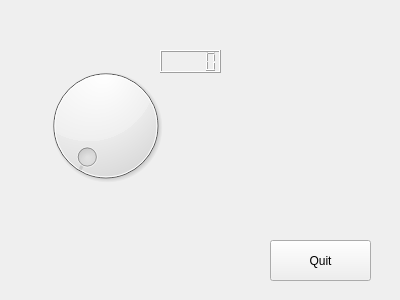
<?xml version="1.0" encoding="UTF-8"?>
<ui version="4.0">
 <class>Form</class>
 <widget class="QWidget" name="Form">
  <property name="geometry">
   <rect>
    <x>0</x>
    <y>0</y>
    <width>400</width>
    <height>300</height>
   </rect>
  </property>
  <property name="windowTitle">
   <string>Form</string>
  </property>
  <widget class="QDial" name="dial">
   <property name="geometry">
    <rect>
     <x>40</x>
     <y>60</y>
     <width>131</width>
     <height>131</height>
    </rect>
   </property>
  </widget>
  <widget class="QPushButton" name="pushButton">
   <property name="geometry">
    <rect>
     <x>270</x>
     <y>240</y>
     <width>101</width>
     <height>41</height>
    </rect>
   </property>
   <property name="text">
    <string>Quit</string>
   </property>
  </widget>
  <widget class="QLCDNumber" name="lcdNumber">
   <property name="geometry">
    <rect>
     <x>160</x>
     <y>50</y>
     <width>61</width>
     <height>23</height>
    </rect>
   </property>
  </widget>
 </widget>
 <resources/>
 <connections>
  <connection>
   <sender>pushButton</sender>
   <signal>clicked()</signal>
   <receiver>Form</receiver>
   <slot>close()</slot>
   <hints>
    <hint type="sourcelabel">
     <x>335</x>
     <y>250</y>
    </hint>
    <hint type="destinationlabel">
     <x>321</x>
     <y>182</y>
    </hint>
   </hints>
  </connection>
  <connection>
   <sender>dial</sender>
   <signal>sliderReleased()</signal>
   <receiver>lcdNumber</receiver>
   <slot>hide()</slot>
   <hints>
    <hint type="sourcelabel">
     <x>167</x>
     <y>146</y>
    </hint>
    <hint type="destinationlabel">
     <x>178</x>
     <y>72</y>
    </hint>
   </hints>
  </connection>
  <connection>
   <sender>dial</sender>
   <signal>sliderPressed()</signal>
   <receiver>lcdNumber</receiver>
   <slot>show()</slot>
   <hints>
    <hint type="sourcelabel">
     <x>167</x>
     <y>124</y>
    </hint>
    <hint type="destinationlabel">
     <x>164</x>
     <y>64</y>
    </hint>
   </hints>
  </connection>
  <connection>
   <sender>dial</sender>
   <signal>valueChanged(int)</signal>
   <receiver>lcdNumber</receiver>
   <slot>display(int)</slot>
   <hints>
    <hint type="sourcelabel">
     <x>161</x>
     <y>164</y>
    </hint>
    <hint type="destinationlabel">
     <x>200</x>
     <y>70</y>
    </hint>
   </hints>
  </connection>
 </connections>
</ui>
